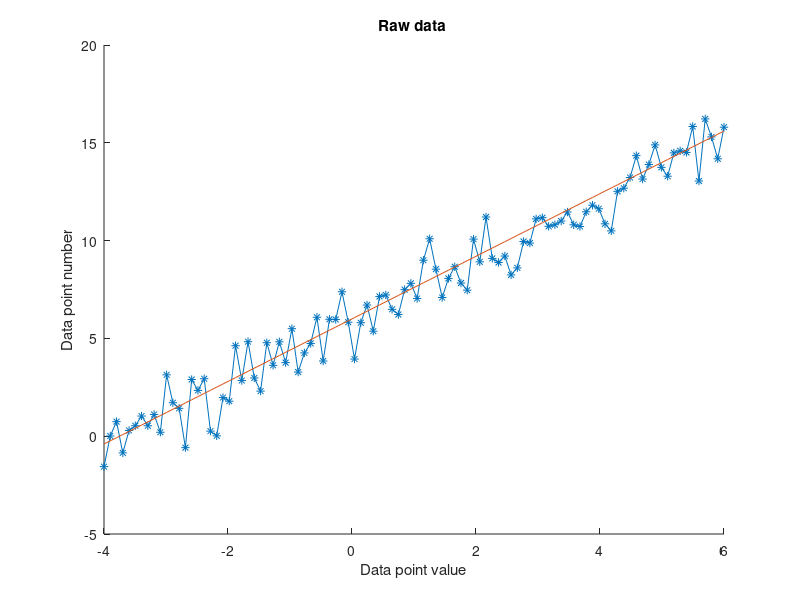

This figure's MATLAB source:
function linear_regression()

    %Initial variables.
    %linspace to create vaules between -4,6
    x = linspace(-4,6);
    m = 1.6;
    c = 6;
    %y = mx + C;
    y = 1.6*x + c;
    
    %create random noise.
    r = randn(2,100);    
    %get the length of x
    n = length(x);
    %first part of calculating c 
    m2 = (n*sum(x.*y)-sum(x)*sum(y))/(n*sum(x.^2)-(sum(x)^2));
    %calculation of c.
    c2 = mean(y)-m2*mean(x);
    %calculation of y in accordance to the analytical method.
    y2 = m2*x + c2;
    
    %Creating plots.
    figure
    hold on
    %Plotting the initial x,y with random noise (r)
    plot(x,r(1,:)+y,'Marker','*');
    %plotting the new x,y (linear regression).
    plot(x,y2);
    
    title('Raw data ');
    xlabel('Data point value');
    ylabel('Data point number');
    
end 
